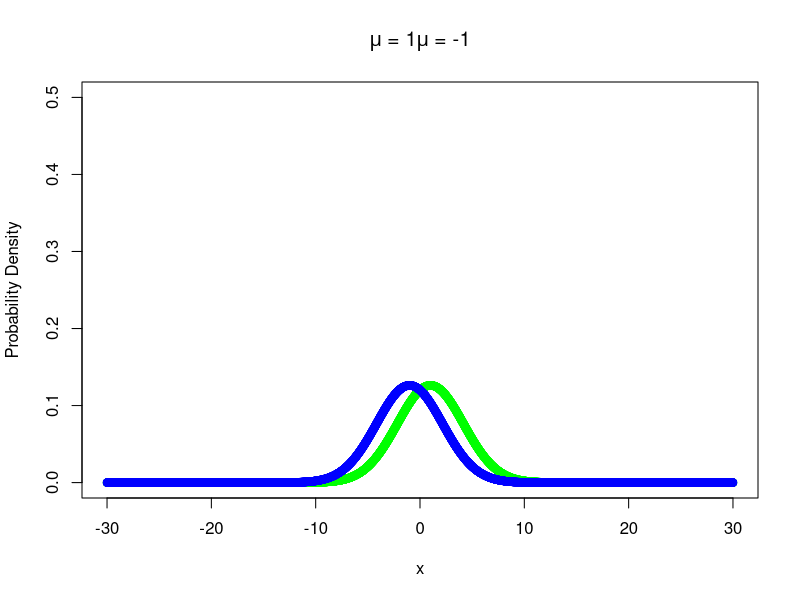
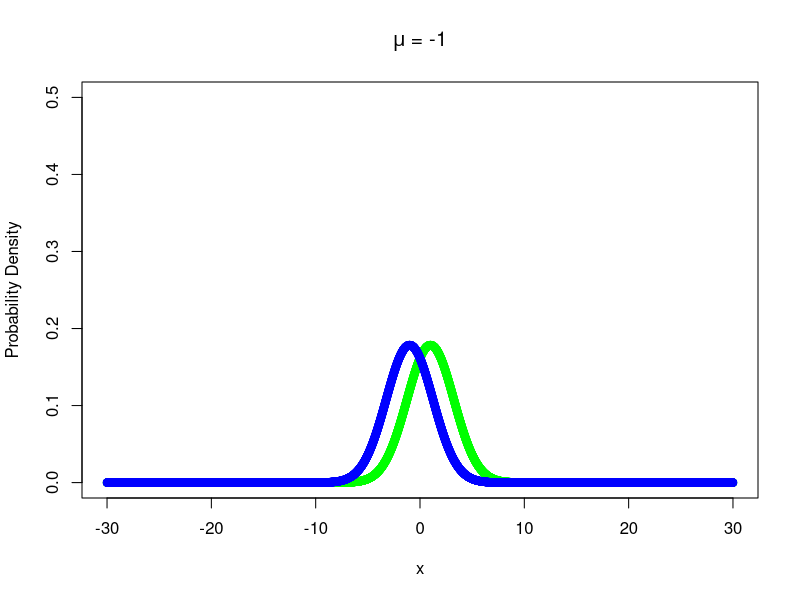

Reproduce these figures in R, in order.
# Sequential feature selection
# Work in progress ...

# Class 1 mean
f_C1_m <- 1; 

# Class 2 mean
f_C2_m <- -1; 

f1_std <- sqrt(10)
f2_std <- sqrt(5)
f3_std <- sqrt(3.33)
f4_std <- sqrt(1.43)

# Generate a sequence of points
x <- seq(-30,30,by=0.01)

dist1_C1 <- dnorm(x,f_C1_m,f1_std)
dist2_C1 <- dnorm(x,f_C1_m,f2_std)
dist3_C1 <- dnorm(x,f_C1_m,f3_std)
dist4_C1 <- dnorm(x,f_C1_m,f4_std)

dist1_C2 <- dnorm(x,f_C2_m,f1_std)
dist2_C2 <- dnorm(x,f_C2_m,f2_std)
dist3_C2 <- dnorm(x,f_C2_m,f3_std)
dist4_C2 <- dnorm(x,f_C2_m,f4_std)

dev.new()
plot(x,dist1_C1,col='green',ylim=range(0,0.5),ylab='Probability Density',title(expression(paste(mu, ' = 1',mu, ' = -1'))))
points(x,dist1_C2,col='blue')

dev.new()
plot(x,dist2_C1,col='green',ylim=range(0,0.5),ylab='Probability Density',title(expression(paste(mu, ' = -1'))))
points(x,dist2_C2,col='blue')
